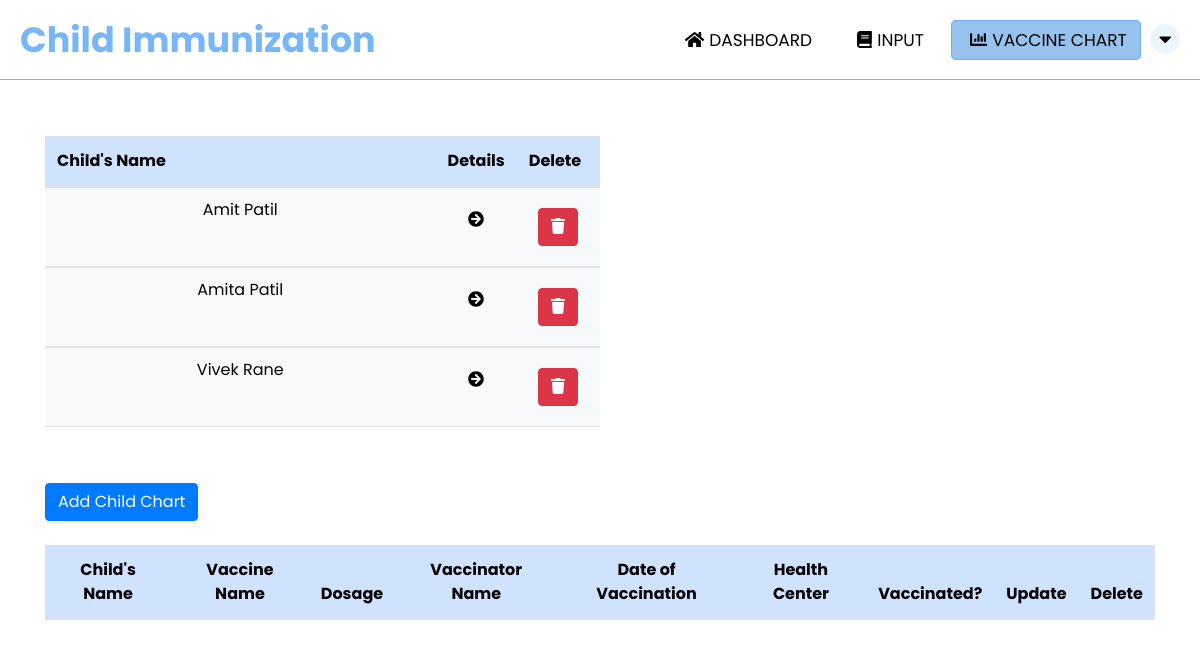
Page /admin_chart.php on the earlier database version.
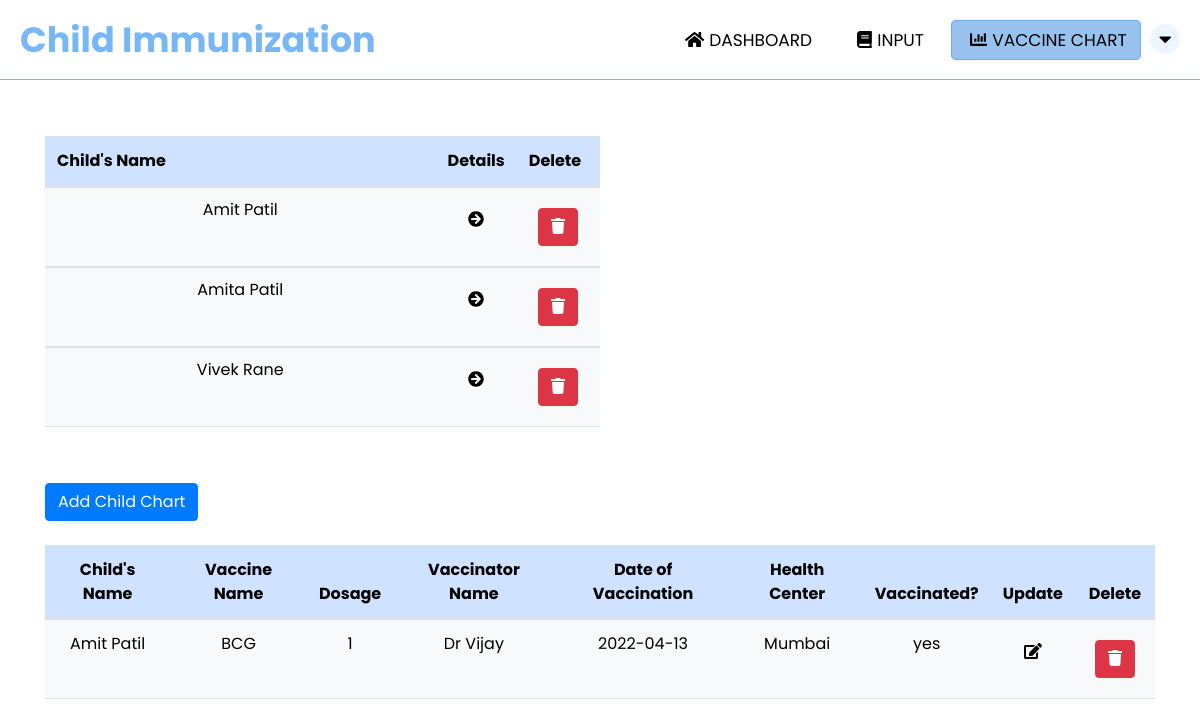
Same page on the later database version.
### tables this page shows
CREATE TABLE `child_tbl` (
  `child_id` int(11) NOT NULL,
  `parent_id` int(11) NOT NULL,
  `firstname` varchar(50) NOT NULL,
  `lastname` varchar(50) NOT NULL,
  `middlename` varchar(50) NOT NULL,
  `dateofbirth` date NOT NULL,
  `placeofbirth` varchar(100) NOT NULL,
  `address` varchar(50) NOT NULL,
  `fathername` varchar(50) NOT NULL,
  `mothername` varchar(50) NOT NULL,
  `birthheight` int(11) NOT NULL,
  `birthweight` int(11) NOT NULL,
  `sex` varchar(50) NOT NULL
);

CREATE TABLE `chart` (
  `chart_id` int(11) NOT NULL,
  `child_id` int(11) NOT NULL,
  `vaccine_id` int(11) NOT NULL,
  `dose` int(11) NOT NULL,
  `healthcare_id` int(11) NOT NULL,
  `dateofvaccination` date NOT NULL,
  `healthcenter_id` int(11) NOT NULL,
  `vaccinated` varchar(3) NOT NULL
);

CREATE TABLE `vaccine` (
  `vaccine_id` int(11) NOT NULL,
  `vaccinename` varchar(50) NOT NULL
);

CREATE TABLE `healthcare_info` (
  `healthcare_id` int(11) NOT NULL,
  `vaccinatorname` varchar(50) NOT NULL
);

CREATE TABLE `healthcenter_tbl` (
  `healthcenter_id` int(11) NOT NULL,
  `healthcenter` varchar(255) NOT NULL
);

### admin_chart.php (the view, shortened to what this page needs)
<?php
include "PHP/connection.php";
?>
<!DOCTYPE html>
<html lang="en">
<head>
    <link rel="stylesheet" href="https://cdnjs.cloudflare.com/ajax/libs/font-awesome/4.7.0/css/font-awesome.min.css">
    <link rel="stylesheet" href="path/to/font-awesome/css/font-awesome.min.css">
    <link href="https://cdn.jsdelivr.net/npm/bootstrap@5.1.3/dist/css/bootstrap.min.css" rel="stylesheet">
    <link rel="stylesheet" href="CSS/admin_chart.css">
    <link rel="stylesheet" href="https://cdnjs.cloudflare.com/ajax/libs/twitter-bootstrap/4.1.1/css/bootstrap.css">
   <link rel="stylesheet" href="https://cdn.datatables.net/1.10.19/css/dataTables.bootstrap4.min.css">
   <link rel="stylesheet" href="https://cdn.datatables.net/responsive/2.2.3/css/responsive.bootstrap.min.css">
   <link rel="stylesheet" href="https://cdn.datatables.net/fixedheader/3.2.0/css/fixedHeader.dataTables.min.css">
</head>
<body>
<nav>
  <label class="logo">Child Immunization</label>
  <ul>
    <li><a href="admin_index.php"><i class="fas fa-home" id="icon"></i>Dashboard</a></li>
    <li><a href="admin_input.php"><i class="fas fa-book"  id="icon"></i>Input</a></li>
    <li><a href="admin_chart.php" class="active"><i class="fa fa-chart-bar"  id="icon"></i>Vaccine Chart</a></li>
    <div class="dropdown">
      <button class="dropbtn"><i class="fa fa-caret-down"></i></button>
    </div>
  </ul>
</nav>
<div class="container" style="overflow-x: auto">
    <table id="example" class="table table-primary table-hover" style="width:50%;">
        <thead>
            <tr>
              <th>Child's Name</th>
              <th style="width: 10%">Details</th>
              <th style="width: 15%">Delete</th>
            </tr>
        </thead>
        <tbody class="table table-light" style="line-height: 20px">
            <?php
            $sql = "SELECT * FROM child_tbl";
            $stmt = $con->prepare($sql);
            $stmt->execute();
            $result = $stmt->get_result();
            while ($row = $result->fetch_assoc()) { ?>
            <tr>
                <td><?php echo $row['firstname'] . "  " . $row['lastname']; ?></td>
                <td><button id="id-<?php echo $row['child_id']; ?>" type="button" class="btn btn-primary view_chart" style="color: black; border: none">
                <i class="fa fa-arrow-circle-right"></i>
                </button></td>
                <td>
                <form action="PHP/delete.php" method="POST">
                    <button type="submit" name="delete_child" class="btn btn-danger"><a href="PHP/delete.php"></a><i class="fa fa-trash"></i></button>
                </form>
                </td>
            </tr>
            <?php }
            ?>
        </tbody>
    </table>
</div>
<div class="container" style="overflow-x: auto">
        <button type="button" class="btn btn-primary" data-bs-toggle="modal" data-bs-target="#adduserchart">
              Add Child Chart
        </button>
        <br><br>
  <table id="example" class="table table table-hover" style="width:100%">
      <thead class="table table-primary">
          <tr>
              <th>Child's Name</th>
              <th>Vaccine Name</th>
              <th>Dosage</th>
              <th>Vaccinator Name</th>
              <th>Date of Vaccination</th>
              <th>Health Center</th>
              <th>Vaccinated?</th>
              <th>Update</th>
              <th>Delete</th>
          </tr>
      </thead>
      <tbody class="table table-light">
          <?php
          $sql = "SELECT *, child_tbl.firstname, child_tbl.lastname, vaccine.vaccinename, healthcare_info.vaccinatorname, chart.dateofvaccination, healthcenter_tbl.healthcenter
         FROM ((((chart
         LEFT JOIN child_tbl ON chart.child_id = child_tbl.child_id)
         LEFT JOIN vaccine ON chart.vaccine_id = vaccine.vaccine_id)
         LEFT JOIN healthcare_info ON chart.healthcare_id = healthcare_info.healthcare_id)
         LEFT JOIN  healthcenter_tbl ON chart.healthcenter_id = healthcenter_tbl.healthcenter_id)
         ";
          $stmt = $con->prepare($sql);
          $stmt->execute();
          $result = $stmt->get_result();
          while ($row = $result->fetch_assoc()) { ?>
          <tr>
              <td><?php echo $row['firstname'] . '  ' . $row['lastname']; ?></td>
              <td><?php echo $row['vaccinename']; ?></td>
              <td><?php echo $row['dose']; ?></td>
              <td><?php echo $row['vaccinatorname']; ?></td>
              <td><?php echo $row['dateofvaccination']; ?></td>
              <td><?php echo $row['healthcenter']; ?></td>
              <td><?php echo $row['vaccinated']; ?></td>
              <td><button id="id-<?php echo $row['chart_id']; ?>" type="button" class="btn btn-primary editbtn" style="color: black; border: none;">
              <i class="fas fa-edit"></i>
              </button></td>
              <td>
              <form action="PHP/delete.php" method="POST">
                  <button type="submit" name="delete_chart" class="btn btn-danger"><a href="PHP/delete.php"></a><i class="fa fa-trash"></i></button>
              </form>
              </td>
          </tr>
          <?php }
          ?>
      </tbody>
  </table>
</div>
</body>
</html>

### CSS/admin_chart.css (style rules this page uses)
* { padding: 0; margin: 0; text-decoration: none; list-style: none; box-sizing: border-box; font-family: 'Poppins' , sans-serif; }
nav { background: #ffffff; height: 80px; width: 100%; border-bottom: 1px solid #77b7f6; }
label.logo { color: #000000; font-size: 35px; line-height: 80px; padding: 0 20px; font-weight: bold; }
nav ul { float: right; margin-right: 20px; }
nav ul li { display: inline-block; line-height: 80px; margin: 0 5px; }
nav ul li a { color: #000000; font-size: 17px; padding: 7px 13px; border-radius: 5px; text-transform: uppercase; }
#icon { display: inline-block; text-align: center; margin: 0 5px; }
a.active, a:hover { background:#97c2ee; border: 1px solid #6daffe; transition: .3s; }
.dropbtn { border-radius: 50%; background-color: #edf6ff; width: 30px; margin-top: 20px; color: #000000; padding: 0; font-size: 20px; border: none; cursor: pointer; }
.dropdown { position: relative; display: inline-block; }
.container { margin-top: 50px; margin-bottom: 30px; }
thead { text-align: center; }
td { text-align: center; }

Differences in the rows shown:
added chart: child.firstname "Amit", child.lastname "Patil", vaccine.vaccinename "BCG", dose "1", healthcare.vaccinatorname "Dr Vijay", dateofvaccination "2022-04-13", healthcenter.healthcenter "Mumbai", vaccinated "yes"
